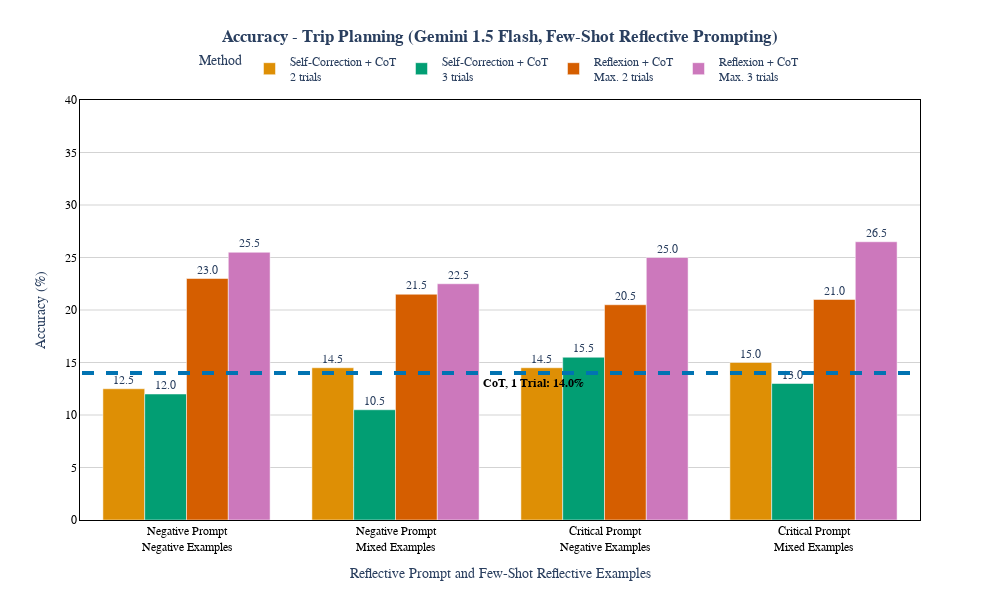

Source (notebook cell):
### Code cell
# Ensure mapping dictionaries are defined correctly
prompt_example_mapping = {
    'negative_prompt_negative_examples': 'Negative Prompt<br>Negative Examples',
    'negative_prompt_mixed_examples': 'Negative Prompt<br>Mixed Examples',
    'critical_prompt_negative_examples': 'Critical Prompt<br>Negative Examples',
    'critical_prompt_mixed_examples': 'Critical Prompt<br>Mixed Examples',
    # Add other prompt examples if necessary
}

# Optional: Customize x-axis category order with new labels
desired_prompt_order = [
    'Negative Prompt<br>Negative Examples',
    'Negative Prompt<br>Mixed Examples',
    'Critical Prompt<br>Negative Examples',
    'Critical Prompt<br>Mixed Examples'
]

# Initialize the figure
fig = go.Figure()

# Multiply accuracy by 100 to convert to percentage scale
# Assuming 'other_accuracy_pivot' is your DataFrame with accuracy data

# Add a bar for each method
for method in desired_order:
    method_data = other_accuracy_pivot[other_accuracy_pivot['method'] == method].copy()
    # Map the prompt examples to new labels
    method_data['prompt_examples'] = method_data['prompt_examples'].map(prompt_example_mapping)
    # Multiply accuracy by 100
    method_data['accuracy_percent'] = method_data['accuracy'] * 100
    fig.add_trace(go.Bar(
        x=method_data['prompt_examples'],
        y=method_data['accuracy_percent'],
        name=method_name_mapping.get(method, method),
        text=[f"{acc:.1f}" for acc in method_data['accuracy_percent']],  # Remove % symbol
        textposition='outside',
        marker_color=method_colors.get(method, '#000000'),
    ))

# Calculate the average accuracy for 'cot_1' and convert to percentage
cot1_accuracy = cot1_pivot['accuracy'].iloc[0]  # Assuming only one row for 'cot_1'
cot1_accuracy_percent = cot1_accuracy * 100

# Add a horizontal line for 'cot_1' accuracy
fig.add_shape(
    type="line",
    xref='x',
    yref='y',
    x0=-0.5,  # Start just before the first bar
    y0=cot1_accuracy_percent,
    x1=len(desired_prompt_order) - 0.5,  # End just after the last bar
    y1=cot1_accuracy_percent,
    line=dict(color=colors[0], width=4, dash="dash"),
)

# Add annotation for 'cot_1' accuracy
fig.add_annotation(
    x=0.54,  # Relative position along the x-axis in paper coordinates
    y=cot1_accuracy_percent,
    xref="paper",
    yref="y",
    text=f"<b>CoT, 1 Trial: {cot1_accuracy_percent:.1f}%</b>",  # Include % symbol in annotation if desired
    showarrow=False,
    font=dict(color="black", size=12),
    align="left",
    yshift=-10
)

# Update layout for grouped bars with modified axes and grid lines
fig.update_layout(
    barmode='group',
    title={
        'text': '<b>Accuracy - Trip Planning (Gemini 1.5 Flash, Few-Shot Reflective Prompting)</b>',
        'y': 0.95,
        'x': 0.5,
        'xanchor': 'center',
        'yanchor': 'top'
    },
    xaxis_title='Reflective Prompt and Few-Shot Reflective Examples',
    yaxis_title='Accuracy (%)',  # Add (%) to the y-axis title
    template='plotly_white',
    font=dict(family="Arial, sans-serif", size=12),
    width=1000,
    height=600,
    legend_title_text='Method',
    legend=dict(
        orientation="h",
        yanchor="bottom",
        y=1.02,
        xanchor="center",
        x=0.5
    ),
    # Modify xaxis and yaxis to set axis lines to black and enhance grid lines
    xaxis=dict(
        categoryorder='array',
        categoryarray=desired_prompt_order,
        linecolor='black',             # Set x-axis line color to black
        showline=True,                 # Show x-axis line
        tickfont=dict(color='black'),  # Set x-axis tick labels to black
        showgrid=False,                # Remove vertical grid lines
        zeroline=False,                # Remove zero line if not needed
        mirror='all'                   # Mirror x-axis lines on all sides (adds top line)
    ),
    yaxis=dict(
        tickformat=None,               # Show numbers without the percent symbol
        linecolor='black',             # Set y-axis line color to black
        showline=True,                 # Show y-axis line
        tickfont=dict(color='black'),  # Set y-axis tick labels to black
        gridcolor='lightgrey',         # Set grid line color to light grey
        gridwidth=1,                  # Increase grid line width for intensity
        zeroline=False,                # Remove zero line if not needed
        mirror='all',                   # Mirror y-axis lines on all sides (adds right line)
        #show 0 to 100
        range=[0, 40],
        tickvals=np.arange(0, 41, 5)
    )
)

# Set the x-axis category order to the desired order
fig.update_xaxes(categoryorder='array', categoryarray=desired_prompt_order)

# Show the figure
fig.show()
fig.write_image("accuracy_by_method_prompt_examples.pdf")

### Figure 1 — Plotly figure (JSON) as saved in the notebook; plotly's stock layout.template omitted (floating-point values rounded to 4 significant figures)
{"data": [{"marker": {"color": "#DE8F05"}, "name": "Self-Correction + CoT<br>2 trials", "text": ["15.0", "14.5", "14.5", "12.5"], "textposition": "outside", "type": "bar", "x": ["Critical Prompt<br>Mixed Examples", "Critical Prompt<br>Negative Examples", "Negative Prompt<br>Mixed Examples", "Negative Prompt<br>Negative Examples"], "y": [15, 14.5, 14.5, 12.5]}, {"marker": {"color": "#029E73"}, "name": "Self-Correction + CoT<br>3 trials", "text": ["13.0", "15.5", "10.5", "12.0"], "textposition": "outside", "type": "bar", "x": ["Critical Prompt<br>Mixed Examples", "Critical Prompt<br>Negative Examples", "Negative Prompt<br>Mixed Examples", "Negative Prompt<br>Negative Examples"], "y": [13, 15.5, 10.5, 12]}, {"marker": {"color": "#D55E00"}, "name": "Reflexion + CoT<br>Max. 2 trials", "text": ["21.0", "20.5", "21.5", "23.0"], "textposition": "outside", "type": "bar", "x": ["Critical Prompt<br>Mixed Examples", "Critical Prompt<br>Negative Examples", "Negative Prompt<br>Mixed Examples", "Negative Prompt<br>Negative Examples"], "y": [21, 20.5, 21.5, 23]}, {"marker": {"color": "#CC78BC"}, "name": "Reflexion + CoT<br>Max. 3 trials", "text": ["26.5", "25.0", "22.5", "25.5"], "textposition": "outside", "type": "bar", "x": ["Critical Prompt<br>Mixed Examples", "Critical Prompt<br>Negative Examples", "Negative Prompt<br>Mixed Examples", "Negative Prompt<br>Negative Examples"], "y": [26.5, 25, 22.5, 25.5]}], "layout": {"annotations": [{"align": "left", "font": {"color": "black", "size": 12}, "showarrow": false, "text": "<b>CoT, 1 Trial: 14.0%</b>", "x": 0.54, "xref": "paper", "y": 14.0, "yref": "y", "yshift": -10}], "barmode": "group", "font": {"family": "Arial, sans-serif", "size": 12}, "height": 600, "legend": {"orientation": "h", "title": {"text": "Method"}, "x": 0.5, "xanchor": "center", "y": 1.02, "yanchor": "bottom"}, "shapes": [{"line": {"color": "#0173B2", "dash": "dash", "width": 4}, "type": "line", "x0": -0.5, "x1": 3.5, "xref": "x", "y0": 14.0, "y1": 14.0, "yref": "y"}], "title": {"text": "<b>Accuracy - Trip Planning (Gemini 1.5 Flash, Few-Shot Reflective Prompting)</b>", "x": 0.5, "xanchor": "center", "y": 0.95, "yanchor": "top"}, "width": 1000, "xaxis": {"categoryarray": ["Negative Prompt<br>Negative Examples", "Negative Prompt<br>Mixed Examples", "Critical Prompt<br>Negative Examples", "Critical Prompt<br>Mixed Examples"], "categoryorder": "array", "linecolor": "black", "mirror": "all", "showgrid": false, "showline": true, "tickfont": {"color": "black"}, "title": {"text": "Reflective Prompt and Few-Shot Reflective Examples"}, "zeroline": false}, "yaxis": {"gridcolor": "lightgrey", "gridwidth": 1, "linecolor": "black", "mirror": "all", "range": [0, 40], "showline": true, "tickfont": {"color": "black"}, "tickvals": [0, 5, 10, 15, 20, 25, 30, 35, 40], "title": {"text": "Accuracy (%)"}, "zeroline": false}}}
